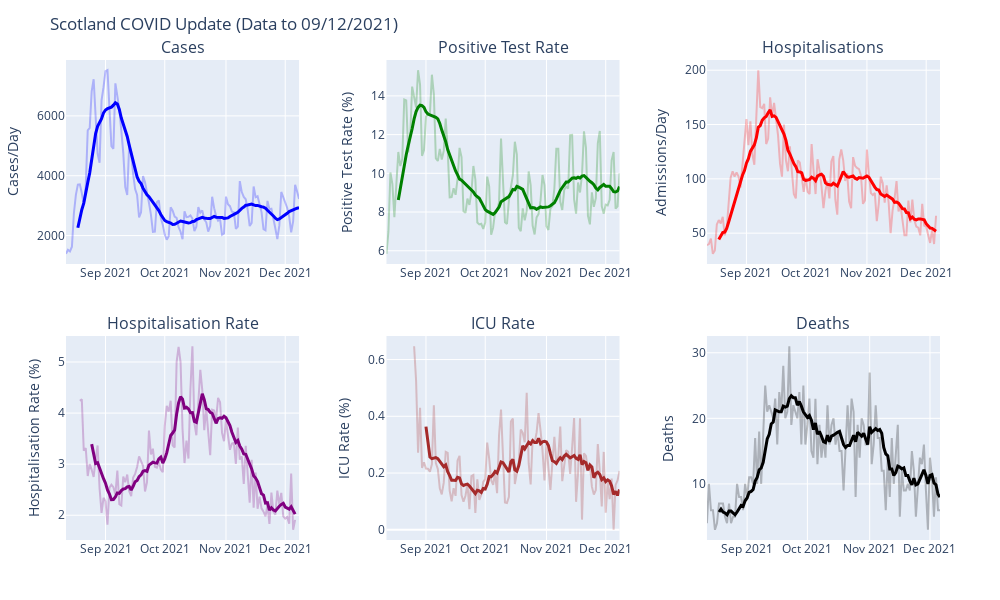

Notebook code cell kept with this figure:
### Code cell
from plotly.subplots import make_subplots

specs=[[{"secondary_y": False}, {"secondary_y": False},{"secondary_y": False}], 
                           [{"secondary_y": False}, {"secondary_y": False},{"secondary_y": False}]
                           ]


fig = make_subplots(rows=2,cols=3,specs=specs, subplot_titles=['Cases','Positive Test Rate','Hospitalisations','Hospitalisation Rate', 'ICU Rate', 'Deaths'],vertical_spacing = 0.15,horizontal_spacing = 0.1)

#
# Cases
#
fig.add_scatter(x=df_cases.iloc[-RANGE:-1].index, y=df_cases['DailyCases'].iloc[-RANGE:-1], mode='lines',name='Cases',line_color='blue',opacity=0.25,row=1,col=1)
fig.add_scatter(x=df_cases.iloc[-RANGE:-1].rolling(window=7).mean().index, y=df_cases['DailyCases'].iloc[-RANGE:-1].rolling(window=7).mean(), mode='lines',name='Cases 7DMA',line_color='blue',line_width=3,row=1,col=1)

#
# Pos Rate
#

fig.add_scatter(x=df_hospital.iloc[-RANGE:-1].index, y=df_hospital['PositivePercentage'].iloc[-RANGE:-1], mode='lines',name='Pos Rate',line_color='green',opacity=0.25,row=1,col=2)
fig.add_scatter(x=df_hospital.iloc[-RANGE:-1].rolling(window=7).mean().index, y=df_hospital['PositivePercentage'].iloc[-RANGE:-1].rolling(window=7).mean(), mode='lines',name='Pos Rate',line_color='green',line_width=3,row=1,col=2)

#
# Hospital Admissions
#
fig.add_scatter(x=df_hospital.iloc[-RANGE:-1].index, y=df_hospital['HospitalAdmissions'].iloc[-RANGE:-1], mode='lines',name='Admissions',line_color='red',opacity=0.25,row=1,col=3)
fig.add_scatter(x=df_hospital.iloc[-RANGE:-1].rolling(window=7).mean().index, y=df_hospital['HospitalAdmissions'].iloc[-RANGE:-1].rolling(window=7).mean(), mode='lines',name='Admissions',line_color='red',line_width=3,row=1,col=3)

#
# Hosp Rate
#

fig.add_scatter(x=df_hospital.iloc[-RANGE:-1].index, y=((df_hospital['HospitalAdmissions'].iloc[-RANGE:-1]/df_cases['DailyCases'].iloc[-RANGE:-1].shift(HOSPITAL_OFFSET))*100), mode='lines',name='Hosp. Rate',line_color='purple',opacity=0.25,row=2,col=1)
fig.add_scatter(x=df_hospital.iloc[-RANGE:-1].index, y=((df_hospital['HospitalAdmissions'].iloc[-RANGE:-1]/df_cases['DailyCases'].iloc[-RANGE:-1].shift(HOSPITAL_OFFSET))*100).rolling(window=7).mean(), mode='lines',name='Hosp. Rate',line_color='purple',line_width=3,row=2,col=1)

#
# ICU Rate
#

fig.add_scatter(x=df_hospital['ICUAdmissions'].iloc[-RANGE:-1].index, y=((df_hospital['ICUAdmissions'].iloc[-RANGE:-1]/df_cases['DailyCases'].iloc[-RANGE:-1].shift(ICU_OFFSET))*100), mode='lines',name='ICU Rate',line_color='brown',opacity=0.25,row=2,col=2)
fig.add_scatter(x=df_hospital['ICUAdmissions'].iloc[-RANGE:-1].index, y=((df_hospital['ICUAdmissions'].iloc[-RANGE:-1]/df_cases['DailyCases'].iloc[-RANGE:-1].shift(ICU_OFFSET))*100).rolling(window=7).mean(), mode='lines',name='ICU Rate',line_color='brown',line_width=3,row=2,col=2)

#
# Deaths
#

fig.add_scatter(x=df_hospital['DailyDeaths'].iloc[-RANGE:-DEATH_DELAY].index, y=df_hospital['DailyDeaths'].iloc[-RANGE:-DEATH_DELAY], mode='lines',name='Hospitalisations',line_color='black',opacity=0.25,row=2,col=3)
fig.add_scatter(x=df_hospital['DailyDeaths'].iloc[-RANGE:-DEATH_DELAY].index, y=df_hospital['DailyDeaths'].iloc[-RANGE:-DEATH_DELAY].rolling(window=7).mean(), mode='lines',name='Hospitalisations7DMA',line_color='black',line_width=3,row=2,col=3)

fig['layout']['yaxis']['title']='Cases/Day'
fig['layout']['yaxis2']['title']='Positive Test Rate (%)'
fig['layout']['yaxis3']['title']='Admissions/Day'
fig['layout']['yaxis4']['title']='Hospitalisation Rate (%)'
fig['layout']['yaxis5']['title']='ICU Rate (%)'
fig['layout']['yaxis6']['title']='Deaths'

# fig.update_layout(
#     xaxis_range = [ df_cases.iloc[-RANGE:-1].index[0].date().strftime('%d-%m-%Y'), (df_cases.iloc[-RANGE:-1].index[-1].date()+pd.Timedelta(days=7)).strftime('%d-%m-%Y') ] 
# )
fig.update_xaxes(range = [df_cases.iloc[-RANGE:-1].index[0].date().strftime('%d-%m-%Y'), (df_cases.iloc[-RANGE:-1].index[-1].date()+pd.Timedelta(days=7)).strftime('%d-%m-%Y')])
fig.update_layout(height=600, width=1000, title_text="Scotland COVID Update (Data to "+df_cases.index[-1].strftime("%d/%m/%Y")+")", margin=dict(l=60, r=60, t=60, b=60))
fig.update_layout(showlegend=False)
fig.show()
